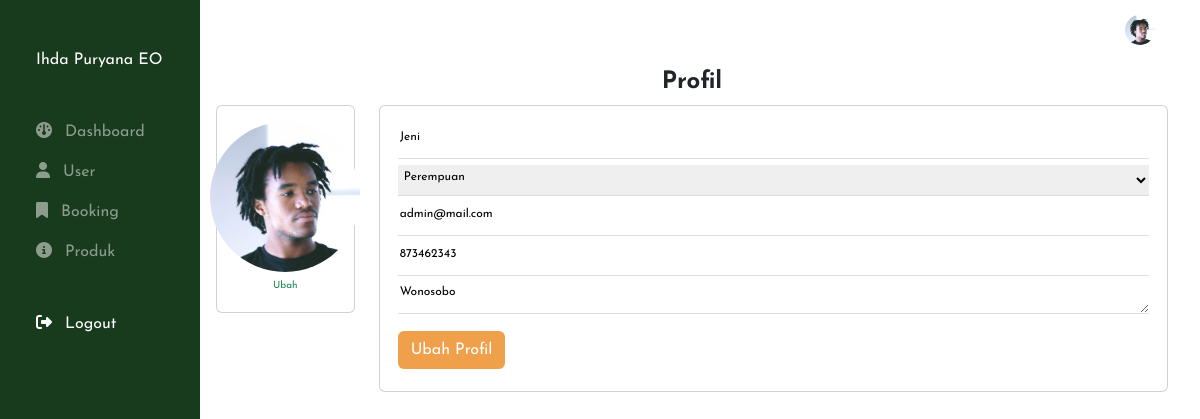
The app's page /superadmin/profil.php (signed in) with its own data.
### tables this page shows
CREATE TABLE `user` (
  `id` int(11) NOT NULL,
  `email` varchar(50) NOT NULL,
  `password` varchar(50) NOT NULL,
  `type` varchar(50) NOT NULL,
  `nama` varchar(100) NOT NULL,
  `jenis_kelamin` varchar(50) DEFAULT NULL,
  `no_hp` varchar(20) DEFAULT NULL,
  `alamat` varchar(200) DEFAULT NULL,
  `avatar` text DEFAULT NULL
);

### superadmin/profil.php (the view, shortened to what this page needs)
<?php include "header.php"?>
<section style="min-height: 100vh;">
    <div class="container">
        <div class="pt-2"></div>
       <div class="row">
            <div class="col-12">
                <h6 class="fs-24 f-1  text-center"><b>Profil</b></h6>
            </div>
            <div class="col-lg-2">
                <div class="card">
                    <div class="card-body">
                        <div class="row">
                            <div class="col-12 d-flex justify-content-center">
                                <?php
                                    if($user['avatar']==null){?>
                                        <img src="../asset/img/avatar/user.png" alt="" style="max-width:143px;max-height:143px;border-radius:50%">
                                        <?php
                                    }else{?>
                                        <img src="../asset/img/avatar/<?=$user['avatar']?>" alt="" style="width:150px;height:150px;border-radius:50%">
                                    <?php
                                    }
                                ?>
                            </div>
                            <div class="col-12  d-flex justify-content-center">
                                <form action="profilSave.php" method="POST" enctype="multipart/form-data">
                                    <div class="image_upload">
                                    <label for="userImage">
                                    <a style="cursor: pointer;font-size:10px;" class="text-success text-decoration-none" >Ubah</a>
                                    </label>
                                    </div>
                                </form>
                            </div>
                        </div>
                    </div>
                </div>
            </div>
            <div class="col-lg-10">
                <div class="row">
                    <div class="col-lg-12">
                        <div class="card">
                            <div class="card-body">
                                <div class="row">
                                    <form action="profilSave.php" method="POST">
                                        <div class="col-12">
                                            <div class="input-field-border-bottom f-1">
                                                <div class="mb-1">
                                                    <input type="text" id="" placeholder="Nama" name="nama" value="<?=$user['nama']?>" required/>
                                                </div>
                                                <div class="mb-1">
                                                    <select name="jk" id="" class="input-field-border-bottom pt-1"  required>
                                                        <?php
                                                            if ($user['jenis_kelamin']==null) {?>
                                                                <option value="" selected disabled>--Pilih--</option>
                                                                <option value="Laki-laki">Laki-laki</option>
                                                                <option value="Perempuan">Perempuan</option>
                                                            <?php
                                                            }elseif($user['jenis_kelamin']=='Laki-laki'){?>
                                                                <option value="Laki-laki" selected>Laki-laki</option>
                                                                <option value="Perempuan">Perempuan</option>
                                                                <?php
                                                            } else {?>
                                                                <option value="Perempuan" selected>Perempuan</option>
                                                                <?php
                                                            }
                                                        ?>
                                                    </select>
                                                </div>
                                                <div class="mb-1">
                                                    <input type="email" id="" placeholder="Email" name="email" value="<?=$user['email']?>"  required/>
                                                </div>
                                                <div class="mb-1">
                                                    <input type="number" id="" placeholder="Nomor Hp" name="no_hp" value="<?=$user['no_hp']?>"  required/>
                                                </div>
                                                <div class="mb-2">
                                                    <textarea  class="input-field-border-bottom" name="alamat" id="" cols="10" rows="1" placeholder="Alamat"><?=$user['alamat']?></textarea>
                                                </div>
                                                <div class="mb-1">
                                                    <button class="btn btn-register text-white" type="submit" name="simpan">Ubah Profil</button>
                                                </div>
                                            </div>
                                        </div>
                                    </form>
                                </div>
                            </div>
                        </div>
                    </div>
                </div>
            </div>
       </div>
    </div>
</section>
</div>
<?php include "footer.php"?>

### superadmin/header.php (shortened to what this page needs)
<?php
include "../koneksi.php";
if ($_SESSION['status']!="login") {
    header("location:../loginCustomer.php?pesan=belumlogin");
} elseif($_SESSION['type']!='admin'){
header("location:../loginCustomer.php?pesan=bukanlogin");
}else{
$email = $_SESSION['email'];
 $cariuser="SELECT * FROM user WHERE email='$email'";
$cari=mysqli_query($db, $cariuser);
if(mysqli_num_rows($cari)<1){
  echo "NOt found";
}else{
  $user=mysqli_fetch_array($cari);
}
}
?>
<!doctype html>
<html lang="en">
  <head>
    <link href="https://cdn.jsdelivr.net/npm/bootstrap@5.0.2/dist/css/bootstrap.min.css" rel="stylesheet">
    <link rel="stylesheet" href="../asset/css/admin.css">
    <link rel="stylesheet" href="https://cdnjs.cloudflare.com/ajax/libs/font-awesome/6.4.0/css/all.min.css" />
    <link rel="stylesheet" href="https://cdnjs.cloudflare.com/ajax/libs/twitter-bootstrap/5.2.0/css/bootstrap.min.css">
    <link rel="stylesheet" href="https://cdn.datatables.net/1.13.4/css/dataTables.bootstrap5.min.css">
  </head>
  <body>
  <?php
            $activePage = basename($_SERVER['PHP_SELF'], ".php");
  ?>
<div class="d-none d-lg-block">
  <div class="container-fluid">
    <div class="row">
      <div class="col-2 bg-1 bg-nav-left">
        <div class="row">
          <div class="col-12 pt-5 f-1">
            <a href="index.php" class="text-center text-white text-decoration-none ms-4 pt-4 fs-16">Ihda Puryana EO</a>
          </div>
          <div class="col-12 pt-5 f-1">
            <a href="index.php" class="my-nav-link text-decoration-none ms-4 pt-4 <?= ($activePage == 'index') ? 'my-nav-link-active':''; ?>"><i class="me-2 fa-solid fa-gauge"></i> Dashboard</a>
          </div>
          <div class="col-12 pt-3 f-1">
            <a href="user.php" class="my-nav-link text-decoration-none ms-4 pt-4 <?= ($activePage == 'user') ? 'my-nav-link-active':''; ?> <?= ($activePage == 'userDetail') ? 'my-nav-link-active':''; ?>"><i class="me-2 fa-solid fa-user"></i> User</a>
          </div>
          <div class="col-12 pt-3 f-1">
            <a href="booking.php" class="my-nav-link text-decoration-none ms-4 pt-4 <?= ($activePage == 'booking') ? 'my-nav-link-active':''; ?> <?= ($activePage == 'bookingDetail') ? 'my-nav-link-active':''; ?> "><i class="me-2 fa-solid fa-bookmark"></i> Booking</a>
          </div>
          <div class="col-12 pt-3 f-1">
            <a href="produk.php" class="my-nav-link text-decoration-none ms-4 pt-4 <?= ($activePage == 'produk') ? 'my-nav-link-active':''; ?> <?= ($activePage == 'produkCreate') ? 'my-nav-link-active':''; ?> <?= ($activePage == 'produkEdit') ? 'my-nav-link-active':''; ?>"><i class="me-2 fa-solid fa-circle-info"></i> Produk</a>
          </div>
          <div class="col-12 pt-5 f-1">
            <a href="../logout.php" class="my-nav-link my-nav-link-active text-decoration-none ms-4 pt-4"><i class="me-2 fa-solid fa-right-from-bracket"></i> Logout</a>
          </div>
        </div>
      </div>
      <div class="col-10 contents f-1">
        <div class="container">
          <div class="row">
            <div class="col-12 d-flex justify-content-between align-items-center py-2">
              <div class="">
                <div class="dropdown">
                  <button class="btn text-white" type="button" id="dropdownMenuButton1" data-bs-toggle="dropdown" aria-expanded="false">
                    <img src="../asset/img/avatar/<?=$user['avatar']?>" alt="" style="width:30px;height:30px;border-radius:50%">
                  </button>
                </div>
              </div>
            </div>
          </div>
        </div>

### asset/css/admin.css (style rules this page uses)
.f-1 { font-family: 'Josefin Sans', sans-serif; }
.bg-1 { background-color: rgba(24, 58, 29, 1); }
.bg-nav-left { position: fixed; width: 15%; height: 100vh; }
.contents { width: 85%; margin-left: 16%; }
.my-nav-link { color: rgba(255, 255, 255, 0.5); font-size: 16px; }
.my-nav-link-active { color: rgba(255, 255, 255, 1); }
.fs-16 { font-size: 16px; }
.fs-24 { font-size: 24px; }
.input-field-border-bottom { display: inline-block; padding: 2px; width: 100%; }
.input-field-border-bottom input[type="text"], .input-field-border-bottom textarea { border: none; border-bottom: 1px solid #ddd; color: #000; font-size: 12px; margin-bottom: 1px; padding-bottom:12px; width: 100%; }
.input-field-border-bottom select { border: none; border-bottom: 1px solid #ddd; color: #000; font-size: 12px; margin-bottom: 1px; padding-bottom:12px; width: 100%; }
.input-field-border-bottom input[type="email"] { border: none; border-bottom: 1px solid #ddd; color: #000; font-size: 12px; margin-bottom: 1px; padding-bottom:12px; width: 100%; }
.input-field-border-bottom input[type="number"] { border: none; border-bottom: 1px solid #ddd; color: #000; font-size: 12px; margin-bottom: 1px; padding-bottom:12px; width: 100%; }
.btn-register { background-color: rgba(240, 160, 75, 1)!important; color: rgba(24, 58, 29, 1); }

### records on screen
user: avatar (picture), nama "Jeni", jk "Perempuan", email "admin@mail.com", no_hp "873462343", alamat "Wonosobo"
